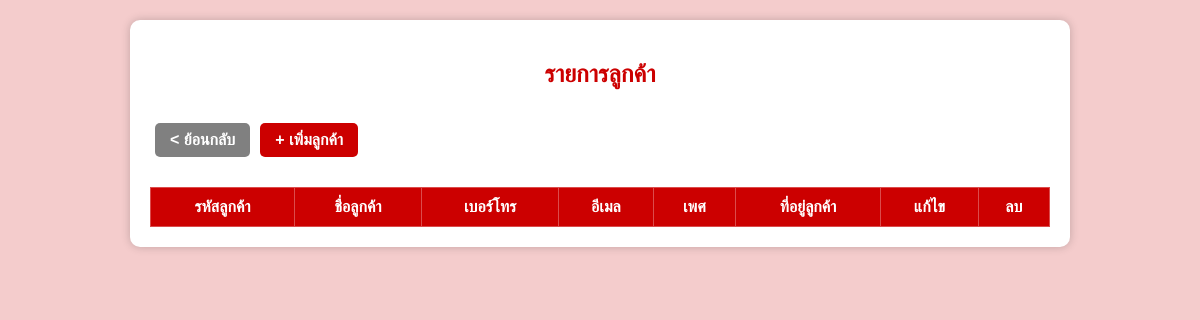
The page /index_mc.php on the database as committed earlier.
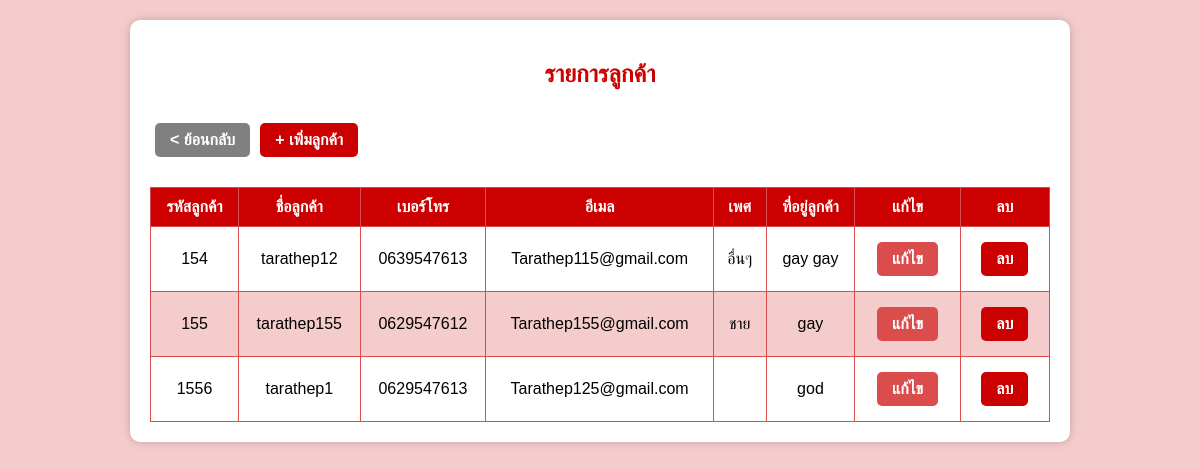
The same page on the database as committed later.
### tables this page shows
CREATE TABLE `customer` (
  `cust_id` int(11) NOT NULL,
  `cust_name` varchar(100) NOT NULL,
  `cust_phone` varchar(10) NOT NULL,
  `cust_email` varchar(100) NOT NULL,
  `cust_gender` enum('ชาย','หญิง','อื่นๆ') DEFAULT NULL,
  `cust_address` text DEFAULT NULL
);

### index_mc.php (the view, shortened to what this page needs)
<?php
$conn = new mysqli('localhost', 'root', '', 'motor_cycle');
$sql = "SELECT cust_id, cust_name, cust_phone, cust_email, cust_gender, cust_address FROM customer";
$result = $conn->query($sql);
?>
<!DOCTYPE html>
<html lang="th">
<head>
</head>
<body>
    <div class="container">
        <h2>รายการลูกค้า</h2>
        <div class="but">
            <div class="button-container">
                <a href="index.php" class="button add-btn2">< ย้อนกลับ</a>
            </div>
            <div class="button-container">
                <a href="insert_mc.php" class="button add-btn">+ เพิ่มลูกค้า</a>
            </div>
        </div>
        <table>
            <thead>
                <tr>
                    <th>รหัสลูกค้า</th>
                    <th>ชื่อลูกค้า</th>
                    <th>เบอร์โทร</th>
                    <th>อีเมล</th>
                    <th>เพศ</th>
                    <th>ที่อยู่ลูกค้า</th>
                    <th>แก้ไข</th>
                    <th>ลบ</th>
                </tr>
            </thead>
            <tbody>
                <?php while ($row = $result->fetch_assoc()): ?>
                <tr>
                    <td><?= $row['cust_id']; ?></td>
                    <td><?= $row['cust_name']; ?></td>
                    <td><?= $row['cust_phone']; ?></td>
                    <td><?= $row['cust_email']; ?></td>
                    <td><?= $row['cust_gender']; ?></td>
                    <td><?= $row['cust_address']; ?></td>
                    <td><a href="update_mc.php?id=<?= $row['cust_id']; ?>" class="button edit-btn">แก้ไข</a></td>
                    <td><a href="delete.php?id=<?= $row['cust_id']; ?>" class="button delete-btn" onclick="return confirm('คุณแน่ใจหรือไม่?')">ลบ</a></td>
                </tr>
                <?php endwhile; ?>
            </tbody>
        </table>
    </div>
</body>
</html>

### index_mc.php (style rules this page uses)
body { font-family: Arial, sans-serif; background-color: #f4cccc; text-align: center; margin: 20px; }
h2 { color: #cc0000; }
.container { width: 90%; max-width: 900px; margin: auto; background: white; padding: 20px; border-radius: 10px; box-shadow: 0 0 10px rgba(0, 0, 0, 0.2); }
table { width: 100%; border-collapse: collapse; margin-top: 15px; }
th, td { padding: 10px; border: 1px solid #db4c4c; text-align: center; }
th { background: #cc0000; color: white; }
tr:nth-child(even) { background: #f4cccc; }
a.button { display: inline-block; padding: 8px 15px; margin: 5px; text-decoration: none; color: white; border-radius: 5px; font-weight: bold; }
.add-btn { background: #cc0000; }
.edit-btn { background: #db4c4c; }
.delete-btn { background: #cc0000; }
.button-container { margin: 10px 0; }
.add-btn2 { background: grey; }
.but { display:flex; }

Rows that differ between the two databases and show on the page:
added customer: cust_id "154", cust_name "tarathep12", cust_phone "0639547613", cust_email "Tarathep115@gmail.com", cust_gender "อื่นๆ", cust_address "gay gay"
added customer: cust_id "155", cust_name "tarathep155", cust_phone "0629547612", cust_email "Tarathep155@gmail.com", cust_gender "ชาย", cust_address "gay"
added customer: cust_id "1556", cust_name "tarathep1", cust_phone "0629547613", cust_email "Tarathep125@gmail.com", cust_address "god"
